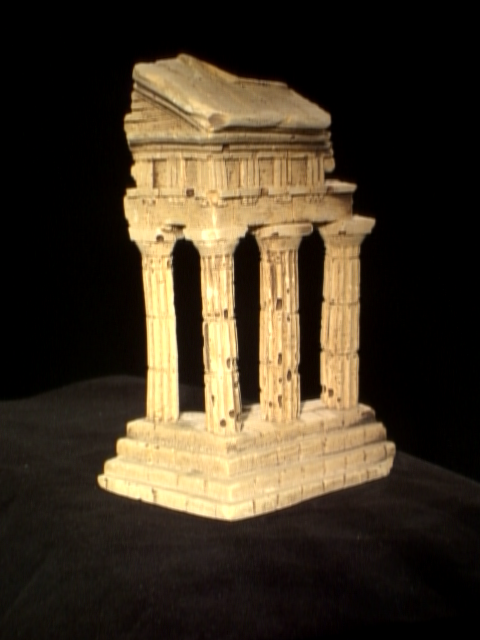
#> input picture Assignment3/CV_Assignment_3_Data/temple1.png, 480 x 640 px
$ python A3_FMat.py
#> lines starting #> are read from the running program, lines starting #| are printed output that depends on the picture
### Assignment3/compute_avg_reproj_error.py
import numpy as np

def compute_avg_reproj_error(_M, _F):
    N = _M.shape[0]

    X = np.c_[ _M[:,0:2] , np.ones( (N,1) ) ].transpose()
    L = np.matmul( _F , X ).transpose()
    norms = np.sqrt( L[:,0]**2 + L[:,1]**2 )
    L = np.divide( L , np.kron( np.ones( (3,1) ) , norms ).transpose() )
    L = ( np.multiply( L , np.c_[ _M[:,2:4] , np.ones( (N,1) ) ] ) ).sum(axis=1)
    error = (np.fabs(L)).sum()

    X = np.c_[_M[:, 2:4], np.ones((N, 1))].transpose()
    L = np.matmul(_F.transpose(), X).transpose()
    norms = np.sqrt(L[:, 0] ** 2 + L[:, 1] ** 2)
    L = np.divide(L, np.kron(np.ones((3, 1)), norms).transpose())
    L = ( np.multiply( L , np.c_[ _M[:,0:2] , np.ones( (N,1) ) ] ) ).sum(axis=1)
    error += (np.fabs(L)).sum()

    return error/(N*2)

### Assignment3/A3_FMat.py
import numpy as np
import cv2
import compute_avg_reproj_error
import time

def compute_F_raw(M):

    n, _ = M.shape
    # 1. M*9 Matrix 만들기
    A = np.zeros((M.shape[0],9))

    for i in range(n):
        x1, y1, x2, y2 = M[i][0], M[i][1],M[i][2],M[i][3],
        A[i] = [x1*x2, x2*y1, x2, x1*y2, y1*y2, y2, x1,y1, 1]

    _,_,V = np.linalg.svd(A)
    F = V[-1].reshape(3,3)

    return F

def compute_F_norm(M):

    mean = np.mean(M, axis=0)

    trans_M = M-mean

    x1, y1, x2, y2 = trans_M[:,0], trans_M[:,1],trans_M[:,2],trans_M[:,3]

    # print(np.max(np.sqrt(x1**2 + y1 **2)))
    # scaling을 위해서..
    scaling_1 = np.sqrt(2)/np.max(np.sqrt(x1**2 + y1 **2))
    scaling_2 = np.sqrt(2)/np.max(np.sqrt(x2**2 + y2 **2))

    # print(np.max(trans_M,axis=0))

    # print(trans_M[:0] * scaling_1)
    trans_M[:,0] = trans_M[:,0] * scaling_1
    trans_M[:,1] = trans_M[:,1] * scaling_1
    trans_M[:,2] = trans_M[:,2] * scaling_2
    trans_M[:,3] = trans_M[:,3] * scaling_2

    # print(np.max(trans_M,axis=0))

    trans_F = compute_F_raw(trans_M)

    scaling_M_1 = np.array([[scaling_1, 0 , -mean[0]*scaling_1],
                           [0,scaling_1, -mean[1]*scaling_1],
                           [0,0,1]])

    scaling_M_2 = np.array([[scaling_2, 0 , -mean[2]*scaling_2],
                           [0, scaling_2, -mean[3]*scaling_2],
                           [0,0,1]])

    F = np.dot(np.dot(scaling_M_2.T, trans_F), scaling_M_1)

    return F

def comput_F_mine(M):

    # ransac algorithm
    # inlier, outlier를 어떻게 계산하지... > Compute avg reporj error를 best로 만들면 되지 않을까

    start = time.time()

    best_F = compute_F_norm(M)
    min_score = compute_avg_reproj_error.compute_avg_reproj_error(M, best_F)
    while(True):
        end = time.time()

        if end-start > 4.5:
            break

        idx = np.random.choice(len(M), 50)

        # print(idx)
        rand_M = M[idx]

        rand_F = compute_F_norm(rand_M)

        score = compute_avg_reproj_error.compute_avg_reproj_error(M, rand_F)

        if score < min_score:
            min_score = score
            best_F = rand_F

    return best_F


def compute_F_three(img1, img2, M):
    raw_F = compute_F_raw(M)
    norm_F = compute_F_norm(M)
    mine_F = comput_F_mine(M)

    raw_score = compute_avg_reproj_error.compute_avg_reproj_error(M, raw_F)
    norm_score = compute_avg_reproj_error.compute_avg_reproj_error(M, norm_F)
    mine_score = compute_avg_reproj_error.compute_avg_reproj_error(M, mine_F)

    print(f"    Raw = {raw_score}")
    print(f"    Norm = {norm_score}")
    print(f"    Mine = {mine_score}\n")

    return mine_F

def draw_epipolar_line(img1, img2, F, point1, point2):

    r, c = img1.shape

    point1 = np.array([[point1[0,0], point1[0,1], 1],
                      [point1[1,0], point1[1,1], 1],
                      [point1[2,0], point1[2,1], 1]])

    point2 = np.array([[point2[0,0], point2[0,1], 1],
                      [point2[1,0], point2[1,1], 1],
                      [point2[2,0], point2[2,1], 1]])

    img1 = cv2.cvtColor(img1, cv2.COLOR_GRAY2BGR)
    img2 = cv2.cvtColor(img2, cv2.COLOR_GRAY2BGR)

    point2_to_img1 = np.dot(F.T,point2.T).T
    point1_to_img2 = np.dot(F, point1.T).T

    colors = [(255,0,0), (0,255,0), (0,0,255)]

    img1_copy = img1.copy()
    img2_copy = img2.copy()

    for map_point, p1, p2, color in zip(point2_to_img1, point1, point2, colors):

        # orut
        x1 = 0
        y1 = -map_point[2]/map_point[1]
        x2 = c
        y2 = -(map_point[2] + map_point[0] * c) / map_point[1]

        img1_copy = cv2.line(img1_copy, (x1,int(y1)),(x2,int(y2)),color,1)
        img1_copy = cv2.circle(img1_copy, (int(p1[0]), int(p1[1])), 3, color, 2)
        img2_copy = cv2.circle(img2_copy, (int(p2[0]), int(p2[1])), 3, color, 2)

    for map_point, color in zip(point1_to_img2, colors):
        x1 = 0
        y1 = -map_point[2]/map_point[1]
        x2 = c
        y2 = - (map_point[2] + map_point[0] * c) / map_point[1]
        # print(x1,y1,x2,y2)
        img2_copy = cv2.line(img2_copy, (x1,int(y1)),(x2,int(y2)),color,1)

    img = np.concatenate((img1_copy, img2_copy), axis=1)
    cv2.imshow('result', img)
    return img


def visualize_epipolar(img1, img2, M, F):
    idx = np.random.choice(len(M), 3)

    rand_M = M[idx]

    # [5 lines of commented-out code are left out]
    key = 0
    while True:
        # print("You Press", key)
        if key == 'q':
            break

        else:
            idx = np.random.choice(len(M), 3)
            rand_M = M[idx]
            draw_epipolar_line(img1, img2, F, rand_M[:,:2],rand_M[:,2:])

        key = chr(cv2.waitKey())

if __name__ == "__main__":

    # print("----- For Temple Image -----")
    print("Average Reprojection Errors (temple1.png and temple2.png)")
    temple1 = cv2.imread('CV_Assignment_3_Data/temple1.png',cv2.IMREAD_GRAYSCALE)
#> temple1: shape (640, 480); min 0, max 250, mean 55
    temple2 = cv2.imread('CV_Assignment_3_Data/temple2.png',cv2.IMREAD_GRAYSCALE)
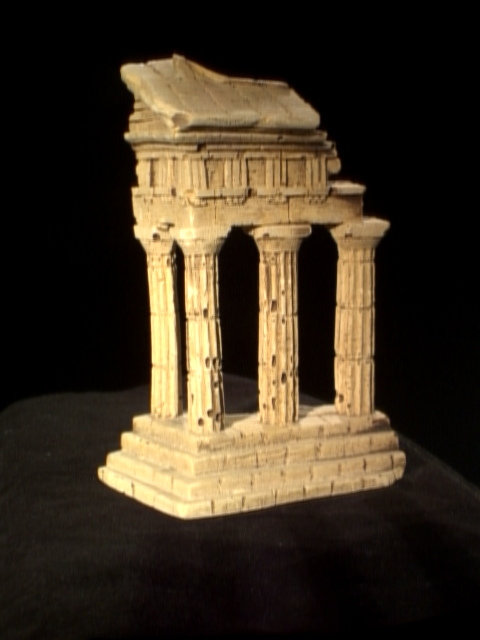
#> input picture Assignment3/CV_Assignment_3_Data/temple2.png, 480 x 640 px
#> temple2: shape (640, 480); min 0, max 249, mean 50.5
    temple_M = np.loadtxt("CV_Assignment_3_Data/temple_matches.txt")
    temple_F = compute_F_three(temple1, temple2, temple_M)
#> temple_F = [[-9.3e-09, 5.19e-07, -5.14e-05], [1.09e-07, 2e-08, -0.00371], [-7.38e-06, 0.00356, 0.0157]]

    print("----- For house Image -----")
    print("Average Reprojection Errors (house1.jpg and house2.jpg)")
    house1 = cv2.imread('CV_Assignment_3_Data/house1.jpg',cv2.IMREAD_GRAYSCALE)
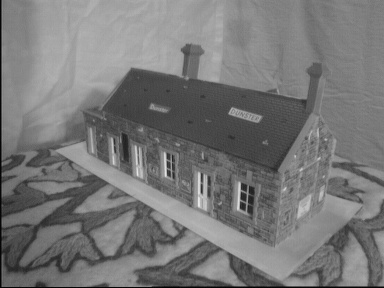
#> input picture Assignment3/CV_Assignment_3_Data/house1.jpg, 384 x 288 px
#> house1 is the input picture: shape (288, 384); min 0, max 232, mean 119.2
    house2 = cv2.imread('CV_Assignment_3_Data/house2.jpg',cv2.IMREAD_GRAYSCALE)
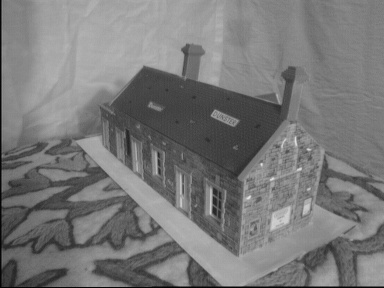
#> input picture Assignment3/CV_Assignment_3_Data/house2.jpg, 384 x 288 px
#> house2 is the input picture: shape (288, 384); min 0, max 229, mean 120.7
    house_M = np.loadtxt("CV_Assignment_3_Data/house_matches.txt")
    house_F = compute_F_three(house1, house2, house_M)
#> house_F = [[2.52e-08, 1.09e-06, -4.67e-05], [1.72e-06, -3.79e-08, -0.00569], [2.78e-05, 0.00517, 0.00259]]

    # print("----- For Library Image -----")
    print("Average Reprojection Errors (library1.jpg and library2.jpg)")
    library1 = cv2.imread('CV_Assignment_3_Data/library1.jpg',cv2.IMREAD_GRAYSCALE)
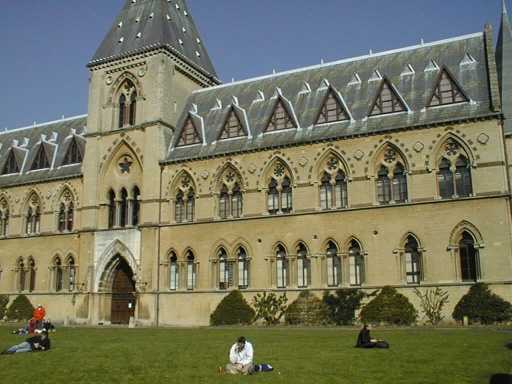
#> input picture Assignment3/CV_Assignment_3_Data/library1.jpg, 512 x 384 px
#> library1: shape (384, 512); min 2, max 255, mean 114.5
    library2 = cv2.imread('CV_Assignment_3_Data/library2.jpg',cv2.IMREAD_GRAYSCALE)
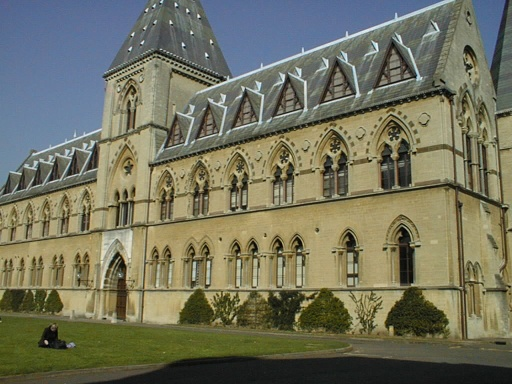
#> input picture Assignment3/CV_Assignment_3_Data/library2.jpg, 512 x 384 px
#> library2: shape (384, 512); min 0, max 248, mean 112
    library_M = np.loadtxt("CV_Assignment_3_Data/library_matches.txt")
    library_F = compute_F_three(library1, library2, library_M)
#> library_F = [[3.69e-08, -5.65e-07, 7.76e-05], [2.93e-06, 5.7e-09, -0.00528], [-0.000692, 0.00475, 0.129]]

    visualize_epipolar(temple1, temple2, temple_M,temple_F)
#> in draw_epipolar_line, `point1 = np.array([[point1[0,0], point1[0,1], 1], [point1[1,0], point1..`: point1 = [[311, 224, 1], [306, 157, 1], [291, 194, 1]]
#> in draw_epipolar_line, `point2 = np.array([[point2[0,0], point2[0,1], 1], [point2[1,0], point2..`: point2 = [[310, 226, 1], [303, 158, 1], [285, 195, 1]]
#> in draw_epipolar_line, `point2_to_img1 = np.dot(F.T,point2.T).T`: point2_to_img1 = [[1.43e-05, 0.00372, -0.839], [6.96e-06, 0.00372, -0.587], [1.11e-05, 0.00371, -0.723]]
#> in draw_epipolar_line, `point1_to_img2 = np.dot(F, point1.T).T`: point1_to_img2 = [[6.2e-05, -0.00368, 0.81], [2.73e-05, -0.00368, 0.572], [4.66e-05, -0.00368, 0.704]]
#> the loop in draw_epipolar_line, `for map_point, p1, p2, color in zip(point2_to_img1, point1, point2, co..` made 3 passes
#> (map_point, p1, p2, color, y1, y2) on passes 1 to 3: ([1.43e-05, 0.00372, -0.839], [311, 224, 1], [310, 226, 1], (255, 0, 0), 225.5, 223.7), ([6.96e-06, 0.00372, -0.587], [306, 157, 1], [303, 158, 1], (0, 255, 0), 157.8, 156.9), ([1.11e-05, 0.00371, -0.723], [291, 194, 1], [285, 195, 1], (0, 0, 255), 194.9, 193.5)
#> after the loop in draw_epipolar_line, `for map_point, p1, p2, color in zip(point2_to_img1, point1, point2, co..`:
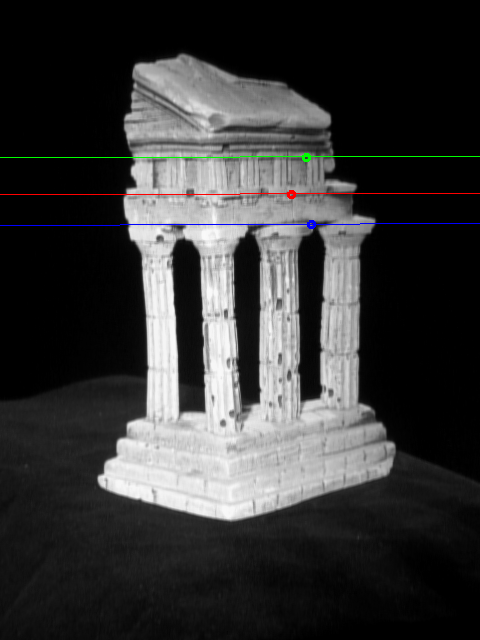
#> img1_copy: shape (640, 480, 3); mean B, G, R 55.1, 55.1, 55.1
#> after the loop in draw_epipolar_line, `for map_point, p1, p2, color in zip(point2_to_img1, point1, point2, co..`: img2_copy: shape (640, 480, 3); mean B, G, R 50.5, 50.5, 50.5
#> the loop in draw_epipolar_line, `for map_point, color in zip(point1_to_img2, colors):` made 3 passes
#> (map_point, color, y1, y2) on passes 1 to 3: ([6.2e-05, -0.00368, 0.81], (255, 0, 0), 220.5, 228.6), ([2.73e-05, -0.00368, 0.572], (0, 255, 0), 155.5, 159.1), ([4.66e-05, -0.00368, 0.704], (0, 0, 255), 191.3, 197.4)
#> in draw_epipolar_line, `img = np.concatenate((img1_copy, img2_copy), axis=1)`:
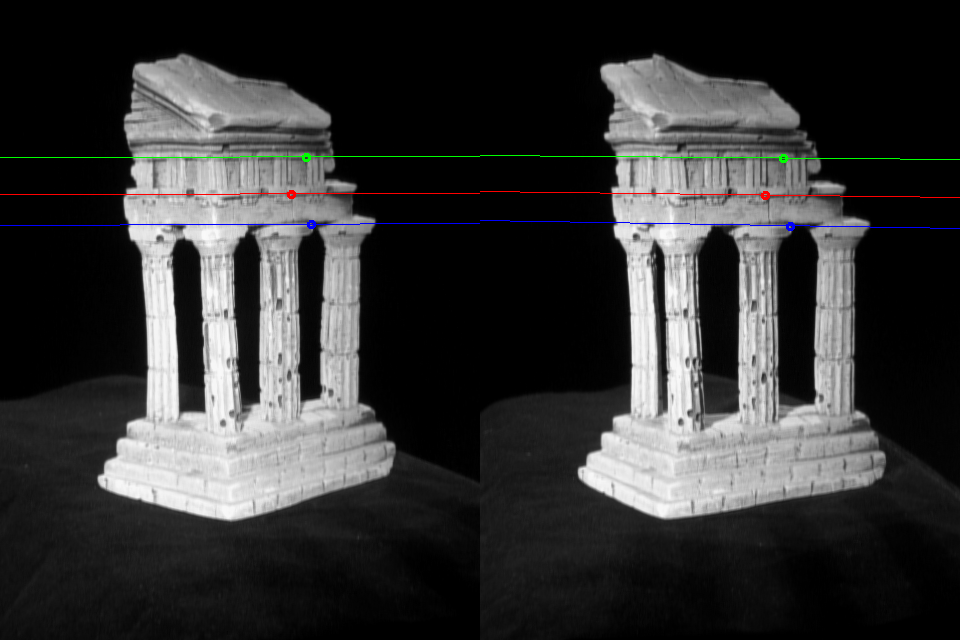
#> img: shape (640, 960, 3); mean B, G, R 52.8, 52.8, 52.8
#> (key Esc is pressed here)
    visualize_epipolar(house1, house2, house_M,house_F)
    visualize_epipolar(library1, library2, library_M,library_F)
